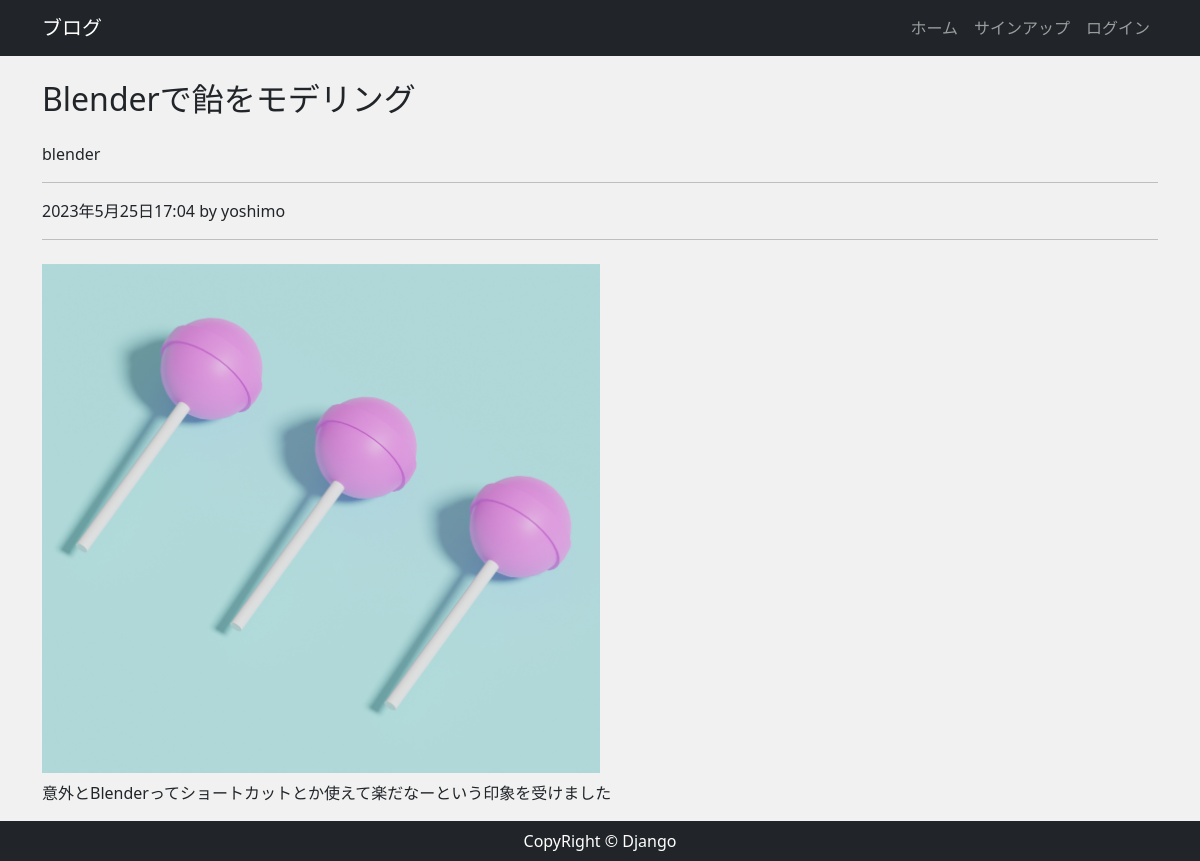
The app's page /post/1/ with its own data.
### app/models.py (models this page shows, shortened)
class Post(models.Model):
    author=models.ForeignKey(
        settings.AUTH_USER_MODEL,
        on_delete=models.CASCADE,
        )
    category=models.ForeignKey(Category,verbose_name="カテゴリ",on_delete=models.PROTECT)
    title=models.CharField("タイトル",max_length=200)
    image=models.ImageField(upload_to="images",verbose_name="イメージ画像",null=True,blank=True)
    content=models.TextField("本文")
    created=models.DateTimeField("作成日",auto_now_add=True)

class Category(models.Model):
    name=models.CharField("カテゴリ",max_length=100)
    def __str__(self):
        return self.name

### app/views.py (the view)
# urls.py: path("post/<int:pk>/",views.PostDetailView.as_view(),name="post_detail"),
class PostDetailView(View):
    def get(self,request,*args,**kwargs):
        post_data=Post.objects.get(id=self.kwargs["pk"])
        return render(request,"app/post_detail.html",{
            "post_data":post_data,
        })

### app/context_processor.py (called while the page is built)
def common(request):
    category_data=Category.objects.all()
    context={
        "category_data":category_data
    }
    return context

### app/templates/app/post_detail.html (shortened to what this page needs)
{% extends 'app/base.html' %}
{% block content %}
<h2 class="my-4">{{post_data.title}}</h2>
<p>{{post_data.category}}</p>
<hr>
<p>{{ post_data.created }} by {{ post_data.author }}</p>
<hr>
{% if post_data.image %}
    <img src={{ post_data.image.url }} alt="" class="rouded detail-img my-2">
{% endif %}
<p>{{ post_data.content|linebreaksbr }}</p>
{% endblock content %}

### app/static/css/style.css (style rules this page uses)
* { margin: 0; padding: 0; box-sizing: border-box; }
body { background: #f1f1f1; display: flexbox; flex-flow: column; min-height: 100vh; }
.detail-img { object-fit: cover; width: 50%; }

### records on screen
Post: title "Blenderで飴をモデリング", category "blender", created "2023年5月25日17:04", author "yoshimo", image (picture), content "意外とBlenderってショートカットとか使えて楽だなーという印象を受けました"
